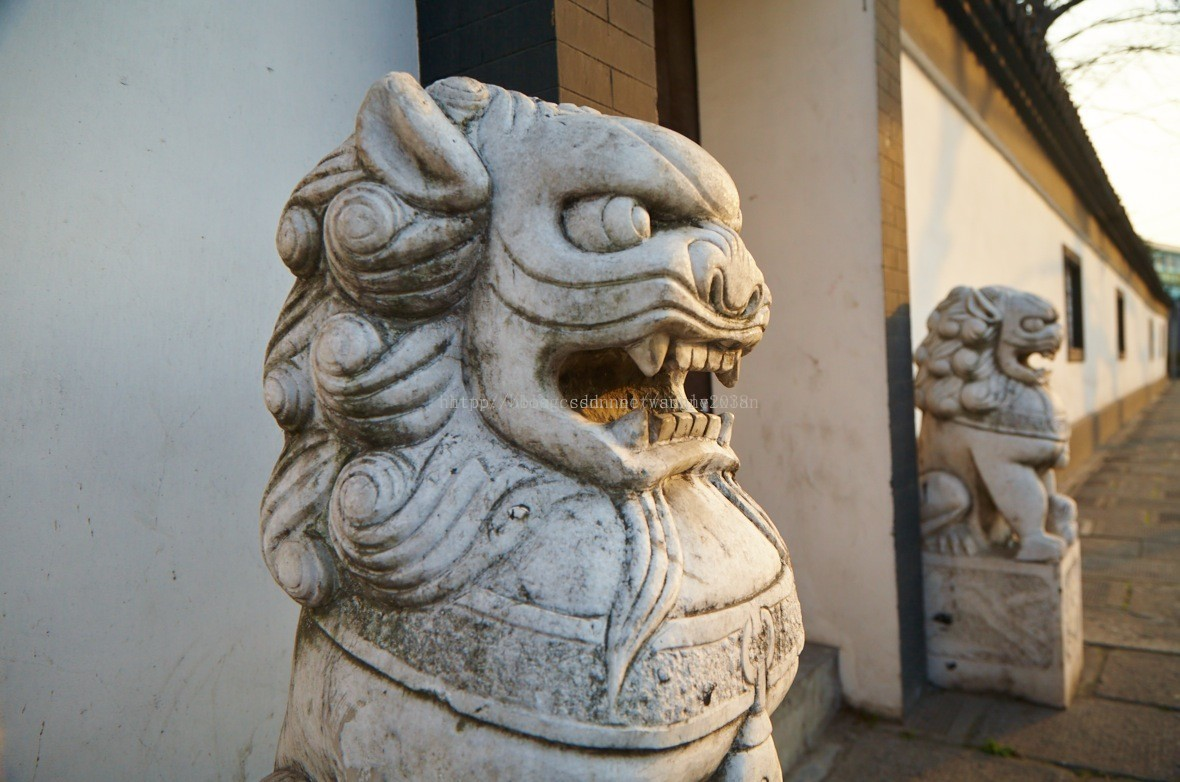
#> input picture 第三章/test.jpeg, 1180 x 782 px
$ python '边界最小区域和最小闭圆轮廓.py'   (older library calls are emulated)
#> lines starting #> are read from the running program, lines starting #| are printed output that depends on the picture; after the words box and inside, x2 and y2 are one past the last pixel; in counts of white or black regions, pixels touching at a corner belong together
# 作者 ljc
# 实现边界框 最小矩形区域面积 最小闭合圆
import cv2
import numpy

img = cv2.pyrDown(cv2.imread('test.jpeg', cv2.IMREAD_UNCHANGED))
src = cv2.cvtColor(img.copy(), cv2.COLOR_BGR2GRAY)
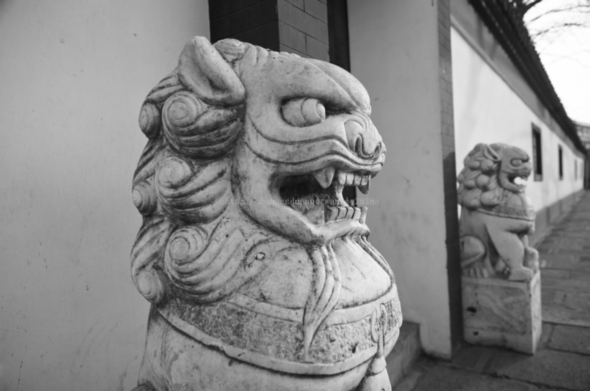
#> src: shape (391, 590); min 14, max 255, mean 134.8
ret, thresh = cv2.threshold(src, 127, 255, cv2.THRESH_BINARY)
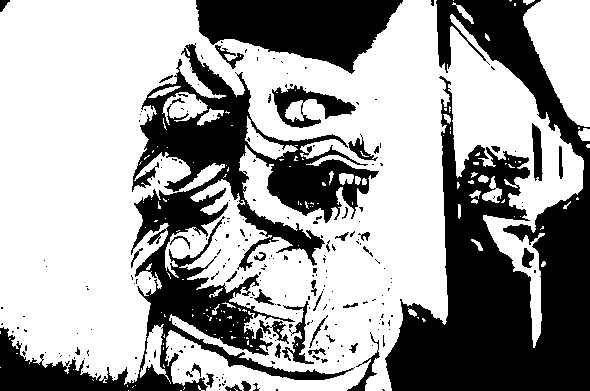
#> thresh: shape (391, 590); 62.9% white; 244 black regions (203 under 20 px)
image, contours, hier = cv2.findContours(thresh, cv2.RETR_EXTERNAL, cv2.CHAIN_APPROX_SIMPLE)
#> contours = 148 contours, 126 with area under 20; largest, box (x1, y1, x2, y2) and area: (0, 0, 584, 391) 136794, (523, 0, 590, 127) 5607, (162, 92, 208, 125) 766, (245, 116, 298, 160) 665, (140, 324, 171, 384) 611

for c in contours:
    # 计算边界框
    x, y, w, h = cv2.boundingRect(c)
    # 画出这个边界框的矩形
    cv2.rectangle(img, (x, y), (x + w, y + h), (0, 255, 0), 2)

    # 寻找最小区域
    rect = cv2.minAreaRect(c)
    # 计算最小矩形框的面积
    box = cv2.boxPoints(rect)
    # 将面积转换为int
    box = numpy.int0(box)
    # 画出区域
    # 参数 源图片，矩形管区域，颜色 ，迷得
    cv2.drawContours(img, [box], 0, (0, 0, 255), 3)

    # 计算最小闭合区域的半径和中心 检测最小闭合圆
    # minEnclosingCircle 返回值为中心点元组与最小半径
    (x, y), radius = cv2.minEnclosingCircle(c)
    # 转换int
    center = (int(x), int(y))
    radius = int(radius)
    # 画圆
    img = cv2.circle(img, center, radius, (0, 255, 0), 2)
#> this loop made 148 passes
#> (w, h, rect, box, radius) on passes 1, 2, 3, 8, 10, 11: (1, 1, ((230, 390), (0, 0), -90), [[230, 390], [230, 390], [230, 390], [230, 390]], 0), (2, 1, ((180.5, 390), (0, 1), -90), [[181, 390], [180, 390], [180, 390], [181, 390]], 0), (1, 1, ((128, 390), (0, 0), -90), [[128, 390], [128, 390], [128, 390], [128, 390]], 0), (1, 1, ((135, 385), (0, 0), -90), [[135, 385], [135, 385], [135, 385], [135, 385]], 0), (2, 2, ((92.5, 379.5), (0, 1.41), -45), [[93, 380], [92, 379], [92, 379], [93, 380]], 0), (1, 1, ((148, 369), (0, 0), -90), [[148, 369], [148, 369], [148, 369], [148, 369]], 0)
#> (c, w, h, rect, box, radius) on passes 9, 17, 18, 19: ([[127, 385], [127, 386]], 1, 2, ((127, 385.5), (1, 0), -90), [[127, 386], [127, 386], [127, 385], [127, 385]], 0), ([[163, 347], [163, 349]], 1, 3, ((163, 348), (2, 0), -90), [[163, 349], [163, 349], [163, 347], [163, 347]], 1), ([[250, 345], [250, 346], [252, 346], [251, 345]], 3, 2, ((251, 345.5), (1, 2), -90), [[252, 346], [250, 346], [250, 345], [252, 345]], 1), ([[163, 343], [163, 344]], 1, 2, ((163, 343.5), (1, 0), -90), [[163, 344], [163, 344], [163, 343], [163, 343]], 0)
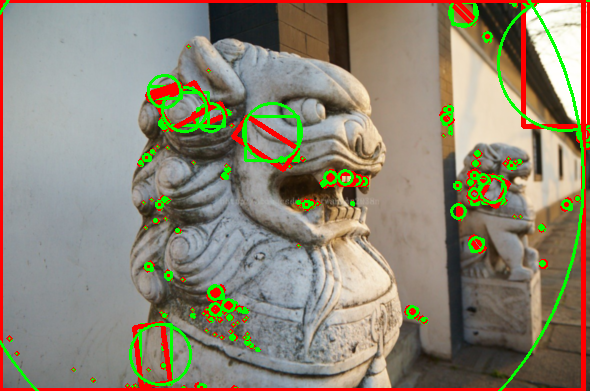
#> img: shape (391, 590, 3); mean B, G, R 115.3, 133.1, 141
cv2.drawContours(img, contours, -1, (255, 0, 0), 1)
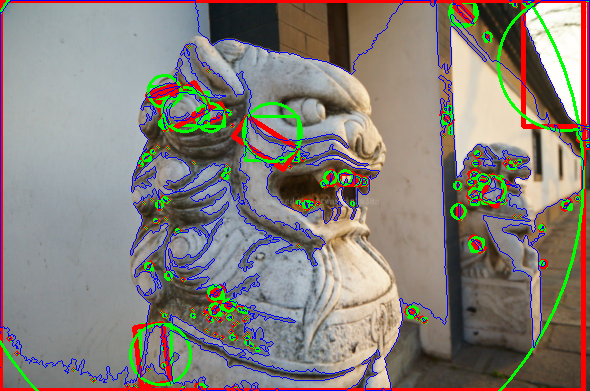
#> img: shape (391, 590, 3); 4.16% of pixels changed, all inside (x1, y1, x2, y2) = (0, 0, 590, 391)
cv2.imshow('contour', img)
cv2.waitKey()
cv2.destroyAllWindows()
